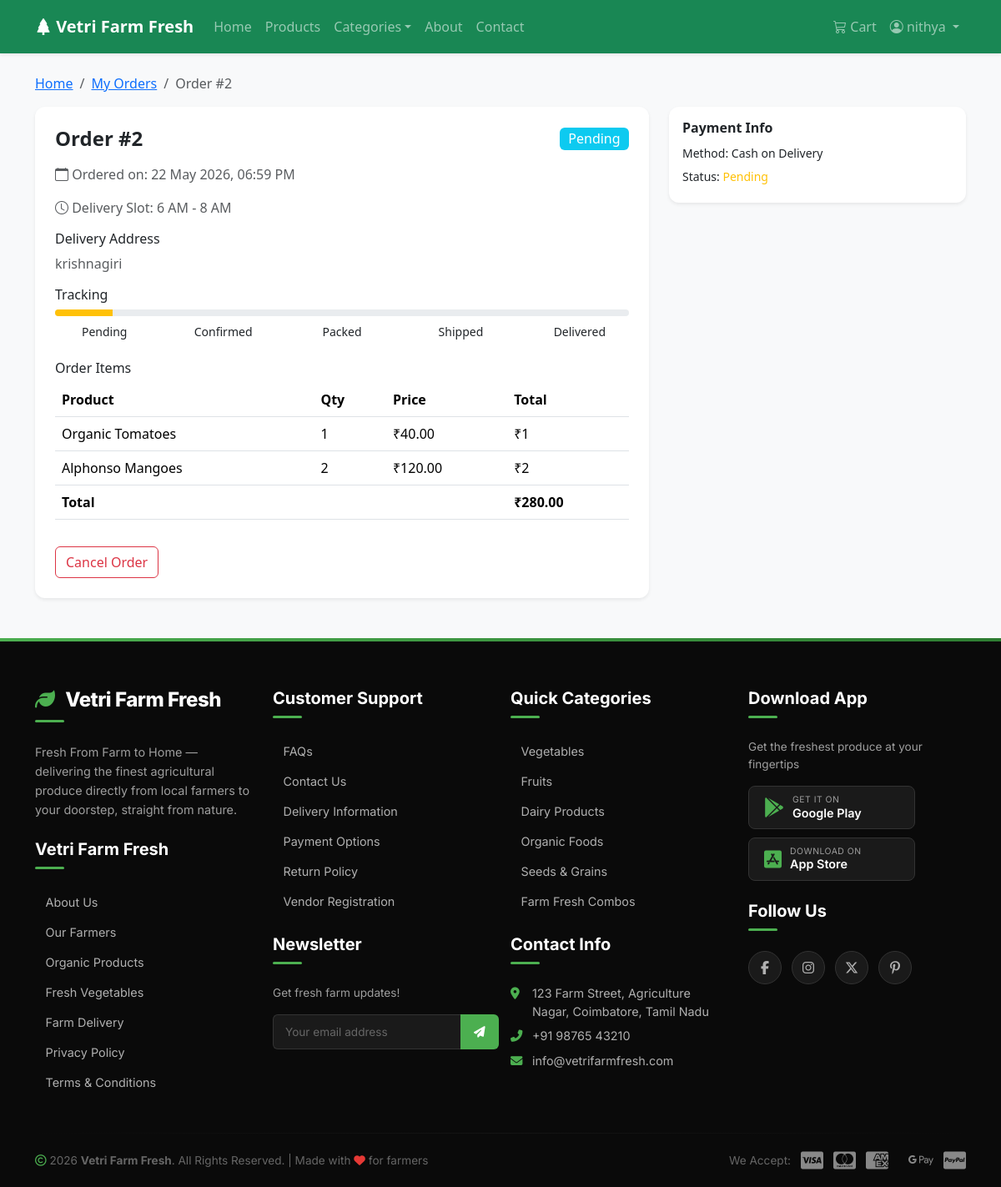
Page /marketplace/order/2/ (signed in) on the committed database.
### marketplace/models.py (models this page shows, shortened)
class Order(models.Model):
    STATUS_CHOICES = [
        ('pending', 'Pending'),
        ('confirmed', 'Confirmed'),
        ('packed', 'Packed'),
        ('shipped', 'Shipped'),
        ('out_for_delivery', 'Out for Delivery'),
        ('delivered', 'Delivered'),
        ('cancelled', 'Cancelled'),
    ]
    PAYMENT_CHOICES = [
        ('cod', 'Cash on Delivery'),
        ('online', 'Online Payment'),
    ]
    customer = models.ForeignKey(Customer, on_delete=models.CASCADE, related_name='orders')
    delivery_address = models.TextField()
    ordered_date = models.DateTimeField(auto_now_add=True)
    delivery_slot = models.CharField(max_length=50, blank=True)
    total_amount = models.DecimalField(max_digits=12, decimal_places=2)
    payment_method = models.CharField(max_length=20, choices=PAYMENT_CHOICES, default='cod')
    payment_status = models.CharField(max_length=20, default='pending')
    order_status = models.CharField(max_length=20, choices=STATUS_CHOICES, default='pending')
    transaction_id = models.CharField(max_length=100, blank=True)

class OrderItem(models.Model):
    order = models.ForeignKey(Order, on_delete=models.CASCADE, related_name='items')
    product = models.ForeignKey(Product, on_delete=models.SET_NULL, null=True)
    product_name = models.CharField(max_length=200)
    quantity = models.PositiveIntegerField()
    price = models.DecimalField(max_digits=10, decimal_places=2)

### marketplace/views.py (the view)
# urls.py: path('order/<int:order_id>/', views.order_detail, name='order_detail'),
@login_required
def order_detail(request, order_id):
    order = get_object_or_404(Order, id=order_id)
    if order.customer.user != request.user and not request.user.is_staff:
        try:
            farmer = Farmer.objects.get(user=request.user)
        except Farmer.DoesNotExist:
            messages.error(request, 'Access denied.')
            return redirect('home')
    return render(request, 'marketplace/order_detail.html', {'order': order})

### templates/marketplace/order_detail.html (shortened to what this page needs)
{% extends 'base.html' %}
{% load static %}
{% block content %}
<div class="container py-4">
    <nav aria-label="breadcrumb">
        <ol class="breadcrumb">
            <li class="breadcrumb-item"><a href="{% url 'home' %}">Home</a></li>
            <li class="breadcrumb-item"><a href="{% url 'marketplace:my_orders' %}">My Orders</a></li>
            <li class="breadcrumb-item active">Order #{{ order.id }}</li>
        </ol>
    </nav>
    <div class="row">
        <div class="col-md-8">
            <div class="card border-0 shadow-sm mb-4">
                <div class="card-body p-4">
                    <div class="d-flex justify-content-between align-items-center mb-3">
                        <h4 class="fw-bold mb-0">Order #{{ order.id }}</h4>
                        {% if order.order_status == 'delivered' %}
                            <span class="badge bg-success fs-6">{{ order.get_order_status_display }}</span>
                        {% elif order.order_status == 'cancelled' %}
                            <span class="badge bg-danger fs-6">{{ order.get_order_status_display }}</span>
                        {% else %}
                            <span class="badge bg-info fs-6">{{ order.get_order_status_display }}</span>
                        {% endif %}
                    </div>
                    <p class="text-muted"><i class="bi bi-calendar"></i> Ordered on: {{ order.ordered_date|date:"d M Y, h:i A" }}</p>
                    <p class="text-muted"><i class="bi bi-clock"></i> Delivery Slot: {{ order.delivery_slot }}</p>
                    <div class="mt-3">
                        <h6>Delivery Address</h6>
                        <p class="text-muted">{{ order.delivery_address }}</p>
                    </div>
                    <div class="mt-3 mb-4">
                        <h6>Tracking</h6>
                        <div class="progress" style="height: 8px;">
                            {% if order.order_status == 'pending' %}
                                <div class="progress-bar bg-warning" style="width: 10%"></div>
                            {% elif order.order_status == 'confirmed' %}
                                <div class="progress-bar bg-info" style="width: 25%"></div>
                            {% elif order.order_status == 'packed' %}
                                <div class="progress-bar bg-primary" style="width: 40%"></div>
                            {% elif order.order_status == 'shipped' %}
                                <div class="progress-bar bg-primary" style="width: 60%"></div>
                            {% elif order.order_status == 'out_for_delivery' %}
                                <div class="progress-bar bg-info" style="width: 80%"></div>
                            {% elif order.order_status == 'delivered' %}
                                <div class="progress-bar bg-success" style="width: 100%"></div>
                            {% elif order.order_status == 'cancelled' %}
                                <div class="progress-bar bg-danger" style="width: 100%"></div>
                            {% endif %}
                        </div>
                        <div class="row mt-2 text-center small">
                            <div class="col">Pending</div>
                            <div class="col">Confirmed</div>
                            <div class="col">Packed</div>
                            <div class="col">Shipped</div>
                            <div class="col">Delivered</div>
                        </div>
                    </div>
                    <div class="mt-3">
                        <h6>Order Items</h6>
                        <div class="table-responsive">
                            <table class="table">
                                <thead><tr><th>Product</th><th>Qty</th><th>Price</th><th>Total</th></tr></thead>
                                <tbody>
                                    {% for item in order.items.all %}
                                        <tr>
                                            <td>{{ item.product_name }}</td>
                                            <td>{{ item.quantity }}</td>
                                            <td>₹{{ item.price }}</td>
                                            <td>₹{{ item.quantity|floatformat:"0"|add:"0" }}</td>
                                        </tr>
                                    {% endfor %}
                                </tbody>
                                <tfoot>
                                    <tr class="fw-bold">
                                        <td colspan="3">Total</td>
                                        <td>₹{{ order.total_amount }}</td>
                                    </tr>
                                </tfoot>
                            </table>
                        </div>
                    </div>
                    <div class="mt-3 d-flex gap-2">
                        {% if order.order_status == 'pending' or order.order_status == 'confirmed' %}
                            <a href="{% url 'marketplace:cancel_order' order.id %}" class="btn btn-outline-danger" onclick="return confirm('Cancel this order?')">Cancel Order</a>
                        {% endif %}
                    </div>
                </div>
            </div>
        </div>
        <div class="col-md-4">
            <div class="card border-0 shadow-sm mb-3">
                <div class="card-body">
                    <h6 class="fw-bold">Payment Info</h6>
                    <p class="mb-1"><small>Method: {{ order.get_payment_method_display }}</small></p>
                    <p class="mb-1"><small>Status:
                        {% if order.payment_status == 'completed' %}
                            <span class="text-success">Paid</span>
                        {% else %}
                            <span class="text-warning">Pending</span>
                        {% endif %}
                    </small></p>
                </div>
            </div>
        </div>
    </div>
</div>
{% endblock %}

### templates/base.html (shortened to what this page needs)
<!DOCTYPE html>
<html lang="en">
<head>
    <link href="https://cdn.jsdelivr.net/npm/bootstrap@5.3.2/dist/css/bootstrap.min.css" rel="stylesheet">
    <link rel="stylesheet" href="https://cdn.jsdelivr.net/npm/bootstrap-icons@1.11.2/font/bootstrap-icons.min.css">
    <link rel="stylesheet" href="https://cdnjs.cloudflare.com/ajax/libs/font-awesome/6.5.1/css/all.min.css">
    {% load static %}
    <link rel="stylesheet" href="{% static 'css/style.css' %}">
</head>
<body>
    <nav class="navbar navbar-expand-lg navbar-dark bg-success shadow-sm">
        <div class="container">
            <a class="navbar-brand fw-bold" href="{% url 'home' %}">
                <i class="bi bi-tree-fill"></i> Vetri Farm Fresh
            </a>
            <div class="collapse navbar-collapse" id="navbarNav">
                <ul class="navbar-nav me-auto">
                    <li class="nav-item"><a class="nav-link" href="{% url 'home' %}">Home</a></li>
                    <li class="nav-item"><a class="nav-link" href="{% url 'marketplace:product_list' %}">Products</a></li>
                    <li class="nav-item dropdown">
                        <a class="nav-link dropdown-toggle" href="#" role="button" data-bs-toggle="dropdown">Categories</a>
                    </li>
                    <li class="nav-item"><a class="nav-link" href="{% url 'about' %}">About</a></li>
                    <li class="nav-item"><a class="nav-link" href="{% url 'contact' %}">Contact</a></li>
                </ul>
                <ul class="navbar-nav">
                    {% if user.is_authenticated %}
                        <li class="nav-item">
                            <a class="nav-link position-relative" href="{% url 'marketplace:view_cart' %}">
                                <i class="bi bi-cart3"></i> Cart
                            </a>
                        </li>
                        <li class="nav-item dropdown">
                            <a class="nav-link dropdown-toggle" href="#" role="button" data-bs-toggle="dropdown">
                                <i class="bi bi-person-circle"></i> {{ user.username }}
                            </a>
                        </li>
                    {% endif %}
                </ul>
            </div>
        </div>
    </nav>
    <main>
        {% block content %}{% endblock %}
    </main>
    <footer class="vff-footer">
        <div class="container">
            <div class="row">
                <div class="col-lg-3 col-md-6 mb-4 mb-lg-0">
                    <h5 class="brand-text"><i class="fas fa-leaf"></i> Vetri Farm Fresh</h5>
                    <p class="tagline">Fresh From Farm to Home — delivering the finest agricultural produce directly from local farmers to your doorstep, straight from nature.</p>
                    <h5 style="margin-top: 1.5rem;">Vetri Farm Fresh</h5>
                    <ul>
                        <li><a href="{% url 'about' %}">About Us</a></li>
                        <li><a href="#">Our Farmers</a></li>
                        <li><a href="{% url 'marketplace:product_list' %}?organic=true">Organic Products</a></li>
                        <li><a href="{% url 'marketplace:product_list' %}?category=1">Fresh Vegetables</a></li>
                        <li><a href="#">Farm Delivery</a></li>
                        <li><a href="#">Privacy Policy</a></li>
                        <li><a href="#">Terms &amp; Conditions</a></li>
                    </ul>
                </div>
                <div class="col-lg-3 col-md-6 mb-4 mb-lg-0">
                    <h5>Customer Support</h5>
                    <ul>
                        <li><a href="#">FAQs</a></li>
                        <li><a href="{% url 'contact' %}">Contact Us</a></li>
                        <li><a href="#">Delivery Information</a></li>
                        <li><a href="#">Payment Options</a></li>
                        <li><a href="#">Return Policy</a></li>
                        <li><a href="{% url 'accounts:farmer_register' %}">Vendor Registration</a></li>
                    </ul>
                    <h5 style="margin-top: 1.8rem;">Newsletter</h5>
                    <p style="color: #9e9e9e; font-size: 0.85rem; margin-bottom: 8px;">Get fresh farm updates!</p>
                    <div class="newsletter-input">
                        <input type="email" placeholder="Your email address">
                        <button type="submit"><i class="fas fa-paper-plane"></i></button>
                    </div>
                </div>
                <div class="col-lg-3 col-md-6 mb-4 mb-lg-0">
                    <h5>Quick Categories</h5>
                    <ul>
                        <li><a href="{% url 'marketplace:product_list' %}?category=1">Vegetables</a></li>
                        <li><a href="{% url 'marketplace:product_list' %}?category=2">Fruits</a></li>
                        <li><a href="{% url 'marketplace:product_list' %}?category=4">Dairy Products</a></li>
                        <li><a href="{% url 'marketplace:product_list' %}?category=3">Organic Foods</a></li>
                        <li><a href="{% url 'marketplace:product_list' %}?category=5">Seeds &amp; Grains</a></li>
                        <li><a href="#">Farm Fresh Combos</a></li>
                    </ul>
                    <h5 style="margin-top: 1.8rem;">Contact Info</h5>
                    <div class="contact-info">
                        <p><i class="fas fa-map-marker-alt"></i>123 Farm Street, Agriculture Nagar, Coimbatore, Tamil Nadu</p>
                        <p><i class="fas fa-phone-alt"></i>+91 98765 43210</p>
                        <p><i class="fas fa-envelope"></i>info@vetrifarmfresh.com</p>
                    </div>
                </div>
                <div class="col-lg-3 col-md-6 mb-4 mb-lg-0">
                    <h5>Download App</h5>
                    <p style="color: #9e9e9e; font-size: 0.85rem;">Get the freshest produce at your fingertips</p>
                    <div class="app-buttons">
                        <a href="#" class="app-btn">
                            <i class="fab fa-google-play"></i>
                            <span class="btn-text">
                                <small>Get it on</small>
                                <span>Google Play</span>
                            </span>
                        </a>
                        <a href="#" class="app-btn">
                            <i class="fab fa-app-store-ios"></i>
                            <span class="btn-text">
                                <small>Download on</small>
                                <span>App Store</span>
                            </span>
                        </a>
                    </div>
                    <h5 style="margin-top: 1.5rem;">Follow Us</h5>
                    <div class="social-links">
                        <a href="#" aria-label="Facebook"><i class="fab fa-facebook-f"></i></a>
                        <a href="#" aria-label="Instagram"><i class="fab fa-instagram"></i></a>
                        <a href="#" aria-label="Twitter/X"><i class="fab fa-x-twitter"></i></a>
                        <a href="#" aria-label="Pinterest"><i class="fab fa-pinterest-p"></i></a>
                    </div>
                </div>
            </div>
            <hr class="footer-divider">
            <div class="footer-bottom">
                <p><i class="far fa-copyright"></i> 2026 <strong>Vetri Farm Fresh</strong>. All Rights Reserved. | Made with <i class="fas fa-heart" style="color: #e53935;"></i> for farmers</p>
                <div class="payment-methods">
                    <span>We Accept:</span>
                    <i class="fab fa-cc-visa" title="Visa"></i>
                    <i class="fab fa-cc-mastercard" title="Mastercard"></i>
                    <i class="fab fa-cc-amex" title="Amex"></i>
                    <i class="fab fa-google-pay" title="Google Pay"></i>
                    <i class="fab fa-cc-paypal" title="PayPal"></i>
                </div>
            </div>
        </div>
    </footer>
</body>
</html>

### rows in the picture
Order: id "2", order_status "Pending", ordered_date "22 May 2026, 06:59 PM", delivery_slot "6 AM - 8 AM", delivery_address "krishnagiri", total_amount "280.00", payment_method "Cash on Delivery"
OrderItem: product_name "Organic Tomatoes", quantity "1", price "40.00", quantity|add "1"
OrderItem: product_name "Alphonso Mangoes", quantity "2", price "120.00", quantity|add "2"

### other values in the picture
{{ user.username }} "nithya"
